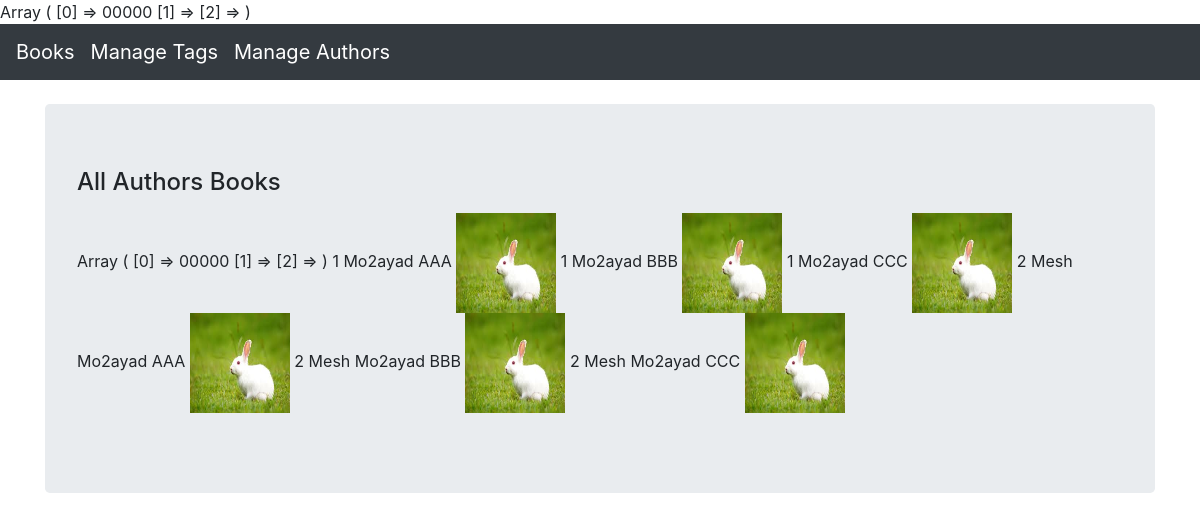
The page /authorBooks/index.php?id=1 on the database its author committed.
### tables this page shows
CREATE TABLE `books` (
    `book_id` int(11) NOT NULL,
    `title` varchar(256) NOT NULL,
    `author_id` int(11) DEFAULT NULL,
    `book_image` varchar(255) NOT NULL
  );

CREATE TABLE `authors` (
    `id` int(11) NOT NULL,
    `author` varchar(256) NOT NULL
  );

### models/authorbooks.php (called while the page is built, shortened)
<?php
class AuthorBook
{
    private $conn;
    public function __construct($db)
    {
        $this->conn = $db;
    }
    function read()
    {
        $this->conn->setAttribute(PDO::ATTR_ERRMODE, PDO::ERRMODE_WARNING);
        $query = "SELECT
        books.book_id,
        books.title,
        books.book_image,
        authors.author,
        authors.id AS author_id
    FROM
        books
    LEFT JOIN
        authors
    ON
    authors.id = books.author_id";
        $stmt = $this->conn->prepare($query);
        $stmt->execute();
        $result = $stmt->fetchAll();
        print_r($stmt->errorInfo());
        return $result;
    }
    function readOne($id)
    {
        $this->conn->setAttribute(PDO::ATTR_ERRMODE, PDO::ERRMODE_WARNING);
        $query = "SELECT
        books.book_id,
        books.author_id,
        books.title,
        books.book_image,
        authors.id author
    FROM
        books
    LEFT JOIN
        authors
    ON
    authors.id = books.author_id
    WHERE
        books.author_id = ?";
        $stmt = $this->conn->prepare($query);
        $stmt->bindParam(1, $id);
        $stmt->execute();
        print_r($stmt->errorInfo());
    }
}

### authorBooks/index.php (the view, shortened to what this page needs)
<?php
$id = isset($_GET['id']) ? $_GET['id'] : die('ERROR: missing ID.');
include_once '../models/authorbooks.php';
include_once '../models/books.php';
$database = new Database();
$db = $database->getConnection();
$authorBook = new AuthorBook($db);
$authorBook->readOne($id);
?>
<!DOCTYPE html>
<html lang="en">
<head>
    <link rel="stylesheet" href="https://stackpath.bootstrapcdn.com/bootstrap/4.3.1/css/bootstrap.min.css">
</head>
<body>
    <div class="container mt-4">
        <div class="row">
            <div class="col-lg-12">
                <div class="jumbotron">
                    <div class="row">
                        <h4 class="col-12 mb-3">All Authors Books</h4>
                    </div>
                    <form action="<?php echo htmlspecialchars($_SERVER["PHP_SELF"] . "?id={$id}"); ?>" method="post" enctype="multipart/form-data">
                        <div>
                            <?php
                            $authorsId = $authorBook->read();
                            foreach ($authorsId as $row) :  ?>
                                <tr>
                                    <th scope="row"><?php echo $row['author_id']; ?></th>
                                    <td><?php echo $row['author']; ?></td>
                                    <td><?php echo $row['title']; ?></td>
                                    <td><?php echo '<img src="/books/uploads/' . $row["book_image"] . '" alt="no_image" style="width:100px;height:100px;"> </img>'; ?></td>
                                </tr>
                            <?php endforeach; ?>
                        </div>
                    </form>
                </div>
            </div>
        </div>
    </div>
</html>

### rows shown on the page
books: author "1", author.author "Mo2ayad", title "AAA", book_image (picture)
books: author "1", author.author "Mo2ayad", title "BBB", book_image (picture)
books: author "1", author.author "Mo2ayad", title "CCC", book_image (picture)
books: author "2", author.author "Mesh Mo2ayad", title "AAA", book_image (picture)
books: author "2", author.author "Mesh Mo2ayad", title "BBB", book_image (picture)
books: author "2", author.author "Mesh Mo2ayad", title "CCC", book_image (picture)
